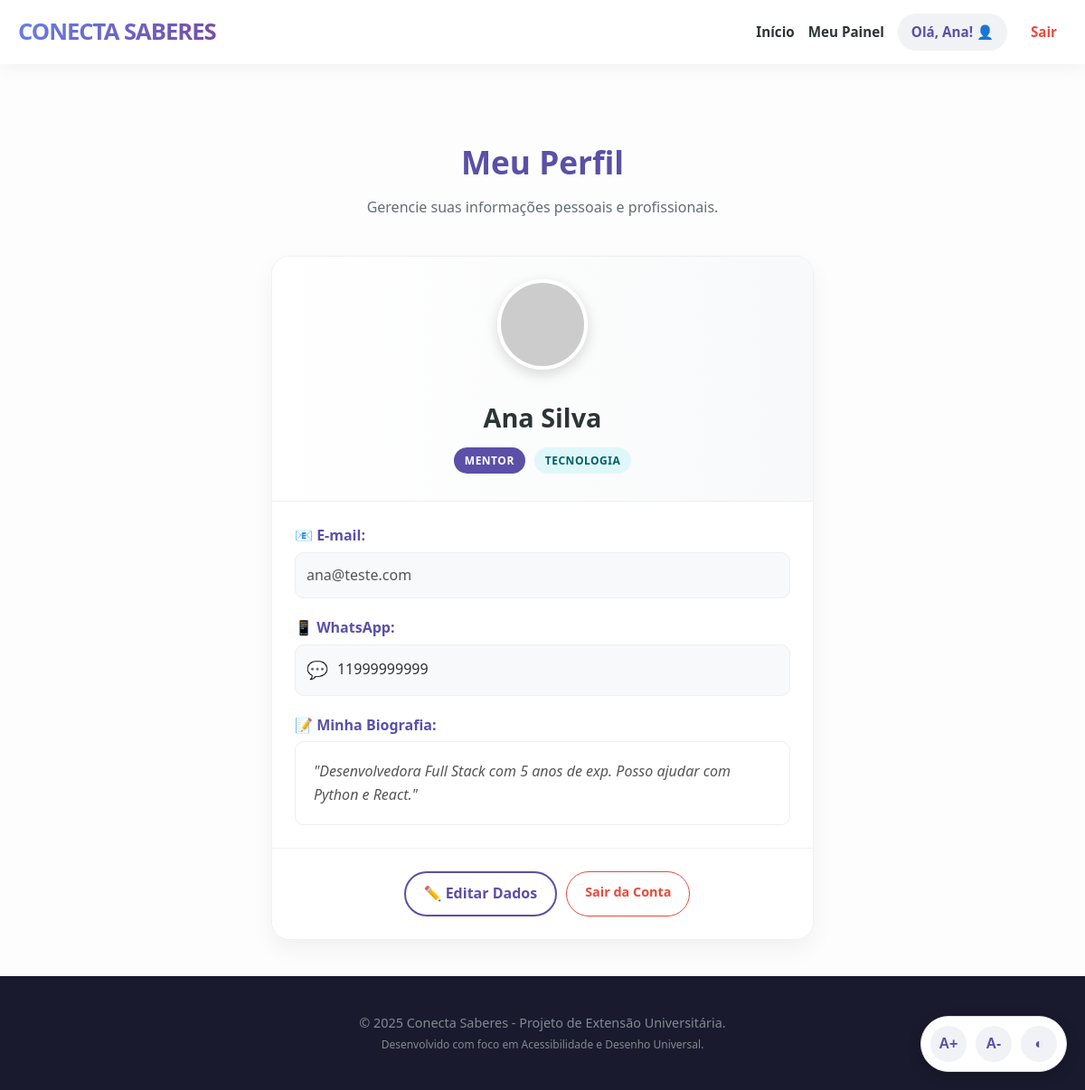
The app's page /perfil (signed in) with its own data.
### tables this page shows
CREATE TABLE usuarios (
            id INTEGER PRIMARY KEY AUTOINCREMENT,
            nome TEXT NOT NULL,
            email TEXT UNIQUE NOT NULL,
            senha TEXT NOT NULL,
            tipo TEXT NOT NULL,
            whatsapp TEXT,
            area TEXT,
            bio TEXT
        );

### app.py (the view)
@app.route('/perfil')
def perfil():
    if 'user_id' not in session:
        return redirect(url_for('login'))
    conn = get_db()
    usuario = conn.execute('SELECT * FROM usuarios WHERE id = ?', (session['user_id'],)).fetchone()
    conn.close()
    return render_template('perfil.html', usuario=usuario)

### app.py (called while the page is built)
def get_db():
    conn = sqlite3.connect(DB_NAME)
    conn.row_factory = sqlite3.Row # Permite acessar colunas pelo nome (ex: usuario['email'])
    return conn

### templates/perfil.html (shortened to what this page needs)
{% extends 'base.html' %}
{% block content %}
<div class="container-match">
    <div style="text-align: center; margin-bottom: 40px;">
        <h2 class="titulo-secao" style="margin-bottom: 10px;">Meu Perfil</h2>
        <p style="color: #636e72;">Gerencie suas informações pessoais e profissionais.</p>
    </div>
    <div class="card-mentor" style="max-width: 600px; margin: 0 auto; cursor: default; transform: none;">
        <div class="card-header" style="flex-direction: column; text-align: center; padding-bottom: 30px;">
            <img src="https://ui-avatars.com/api/?name={{ usuario['nome'] }}&background=random&color=fff&size=128&bold=true"
                 alt="Foto de {{ usuario['nome'] }}"
                 style="width: 100px; height: 100px; border-radius: 50%; border: 4px solid white; box-shadow: 0 5px 15px rgba(0,0,0,0.15); margin-bottom: 15px;">
            <div>
                <h3 style="font-size: 1.8rem; margin-bottom: 10px;">{{ usuario['nome'] }}</h3>
                <div style="display: flex; gap: 10px; justify-content: center;">
                    <span class="tag-area" style="background-color: var(--primary-solid); color: white;">
                        {{ usuario['tipo'] | capitalize }}
                    </span>
                    <span class="tag-area">
                        {{ usuario['area'] }}
                    </span>
                </div>
            </div>
        </div>
        <div class="card-body">
            <div style="margin-bottom: 20px;">
                <label style="font-weight: bold; color: var(--primary-solid); display: block; margin-bottom: 5px;">📧 E-mail:</label>
                <div style="background: #f8f9fa; padding: 12px; border-radius: 10px; border: 1px solid #eee; color: #555;">
                    {{ usuario['email'] }}
                </div>
            </div>
            <div style="margin-bottom: 20px;">
                <label style="font-weight: bold; color: var(--primary-solid); display: block; margin-bottom: 5px;">📱 WhatsApp:</label>
                <div style="background: #f8f9fa; padding: 12px; border-radius: 10px; border: 1px solid #eee; display: flex; align-items: center; gap: 10px; font-weight: 500;">
                    <span style="font-size: 1.2rem;">💬</span>
                    {{ usuario['whatsapp'] }}
                </div>
            </div>
            <div>
                <label style="font-weight: bold; color: var(--primary-solid); display: block; margin-bottom: 5px;">📝 Minha Biografia:</label>
                <div style="background: #fff; padding: 20px; border-radius: 10px; border: 1px solid #eee; font-style: italic; color: #555; line-height: 1.6;">
                    "{{ usuario['bio'] }}"
                </div>
            </div>
        </div>
        <div class="card-footer" style="text-align: center; display: flex; gap: 10px; justify-content: center; flex-wrap: wrap; padding: 25px;">
            <a href="{{ url_for('editar_perfil') }}" class="btn-secondary" style="border-color: var(--primary-solid); color: var(--primary-solid); padding: 10px 20px;">
                ✏️ Editar Dados
            </a>
            <a href="{{ url_for('logout') }}" class="btn-sair" style="padding: 10px 20px; border: 1px solid #e74c3c; border-radius: 50px; background: white; font-weight: bold; text-decoration: none; color: #e74c3c;">
                Sair da Conta
            </a>
        </div>
    </div>
</div>
{% endblock %}

### static/css/style.css (style rules this page uses)
:root { --gradient-primary: linear-gradient(135deg, #667eea 0%, #764ba2 100%); --gradient-accent: linear-gradient(135deg, #ff9966 0%, #ff5e62 100%); --primary-solid: #5b4fa8; --text-dark: #2d3436; --text-light: #636e72; --bg-body: #fdfdfd; --white: #ffffff; --card-border: #f0f0f0; --tag-bg: #e0f7fa; --tag-text: #006064; }
* { box-sizing: border-box; margin: 0; padding: 0; }
body { font-family: 'Segoe UI', 'Roboto', Helvetica, Arial, sans-serif; line-height: 1.6; background-color: var(--bg-body); color: var(--text-dark); display: flex; flex-direction: column; min-height: 100vh; }
a { text-decoration: none; transition: all 0.3s ease; }
.btn-sair { color: #e74c3c !important; font-size: 0.9rem; padding: 5px 10px; border: 1px solid transparent; border-radius: 5px; }
.btn-secondary { display: inline-block; border: 2px solid rgba(255,255,255,0.5); color: white; padding: 13px 33px; border-radius: 50px; font-weight: bold; margin-left: 10px; cursor: pointer; text-decoration: none; }
.titulo-secao { text-align: center; font-size: 2.2rem; color: var(--primary-solid); margin-bottom: 50px; font-weight: 800; }
.container-match { max-width: 1100px; margin: 0 auto; padding: 40px 20px; }
.card-mentor { background: var(--white); border-radius: 20px; overflow: hidden; box-shadow: 0 10px 25px rgba(0,0,0,0.05); border: 1px solid var(--card-border); transition: all 0.3s; display: flex; flex-direction: column; }
.card-header { background: linear-gradient(to right, #ffffff, #f8f9fa); padding: 25px; border-bottom: 1px solid #eee; display: flex; align-items: center; gap: 15px; }
.card-header h3 { font-size: 1.2rem; color: var(--text-dark); margin-bottom: 5px; }
.tag-area { background-color: var(--tag-bg); color: var(--tag-text); font-size: 0.75rem; padding: 5px 12px; border-radius: 30px; font-weight: 700; text-transform: uppercase; letter-spacing: 0.5px; }
.card-body { padding: 25px; flex-grow: 1; }
.card-footer { padding: 20px 25px; background: #fff; border-top: 1px solid #f0f0f0; }

### records on screen
usuarios: nome "Ana Silva", tipo "MENTOR", area "TECNOLOGIA", email "ana@teste.com", whatsapp "11999999999", bio "Desenvolvedora Full Stack com 5 anos de exp. Posso ajudar com Python e React."

### other values on screen
{{ session.get('user_nome').split()[0] }} "Ana"
